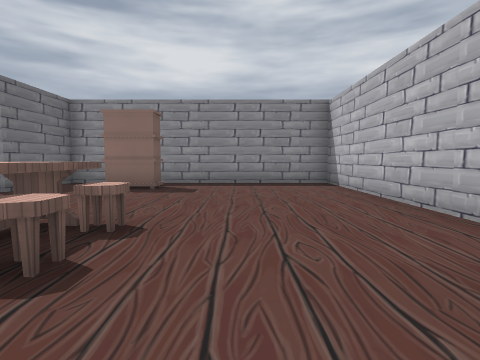
view 1 (above)

19 first-person views from a walk through a level from a Godot 3-D game. The camera is 1.3 m above the floor, tilts 4° down and sees 80° across. The floor is counted in squares, 2 m on a side. Each view is taken from the middle of a square. On the plan, view 1 faces up. The plan holds only what a view shows up to about 9 squares ahead; the rest is blank. The place goes on beyond the plan. Characters and animated objects are left out. Some surface patterns are stand-ins.

view 2
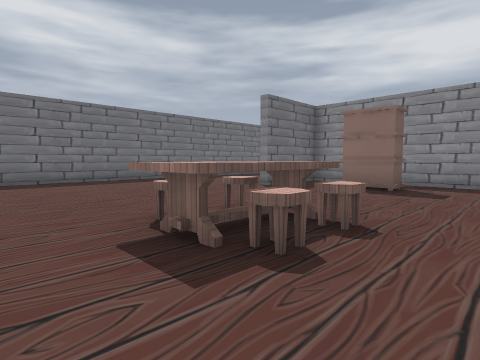

view 3
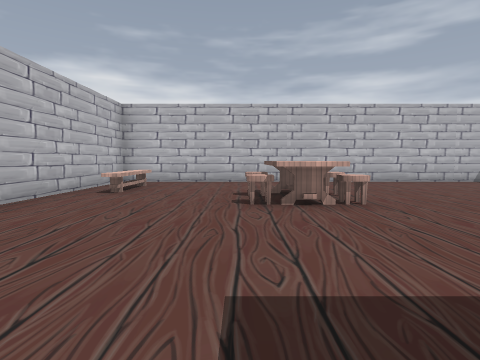

view 4
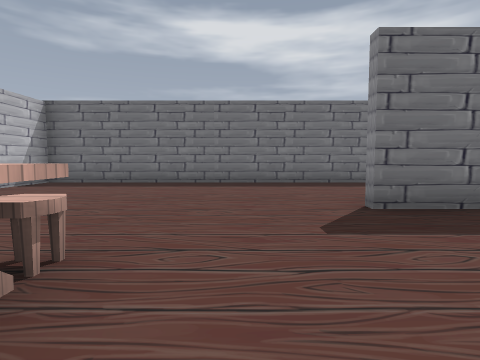

view 5
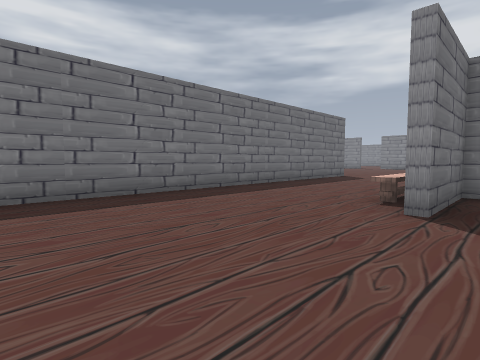

view 6
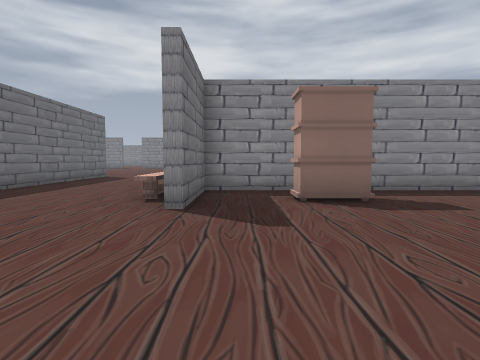

view 7
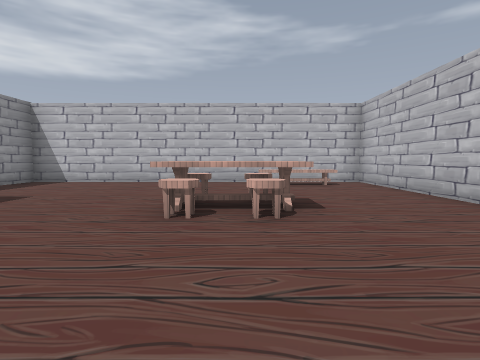

view 8
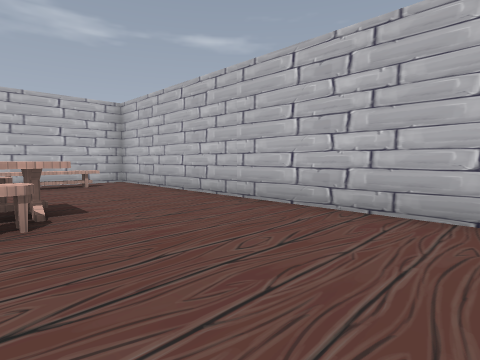

view 9
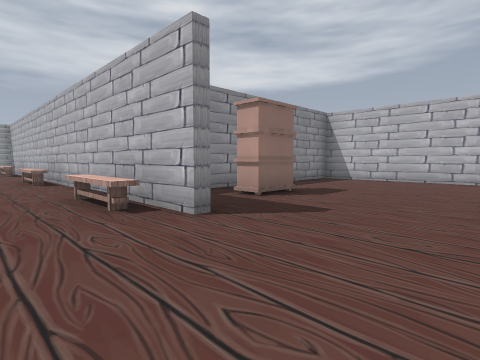

view 10
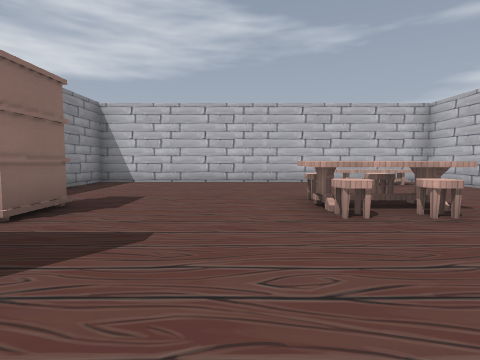

view 11
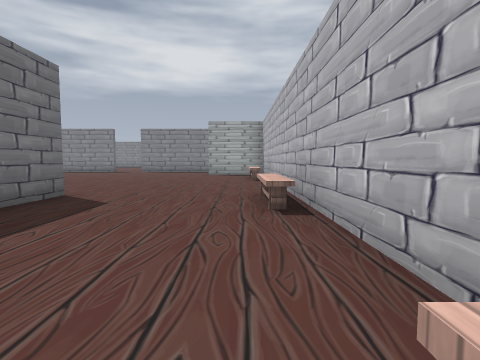

view 12
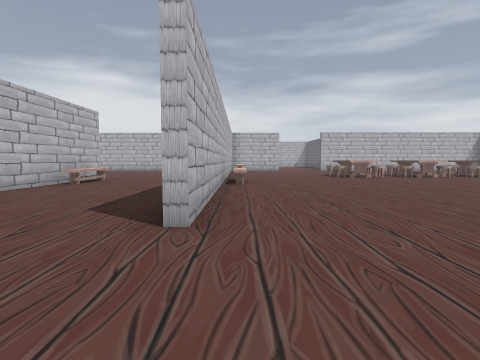

view 13
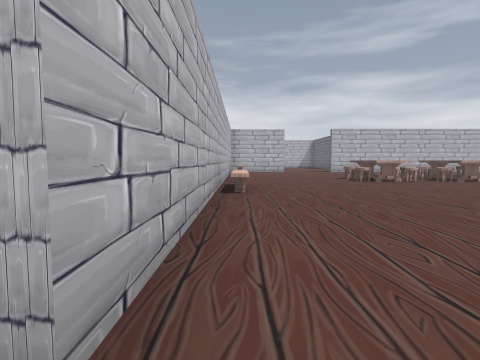

view 14
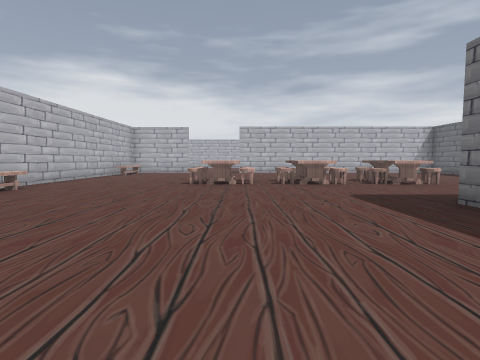

view 15
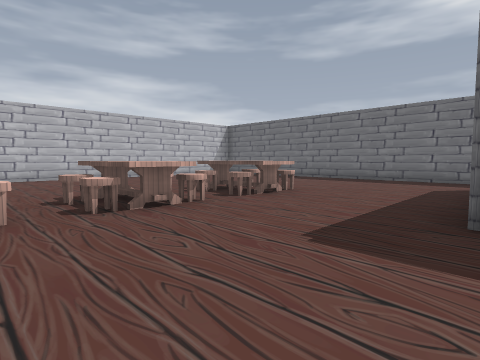

view 16
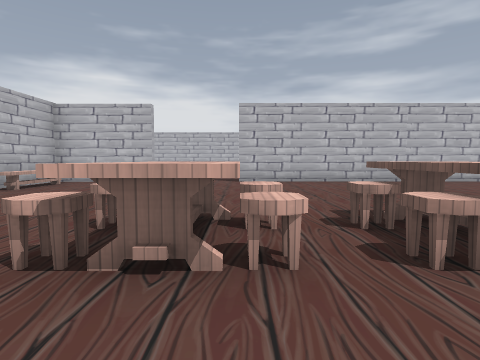

view 17
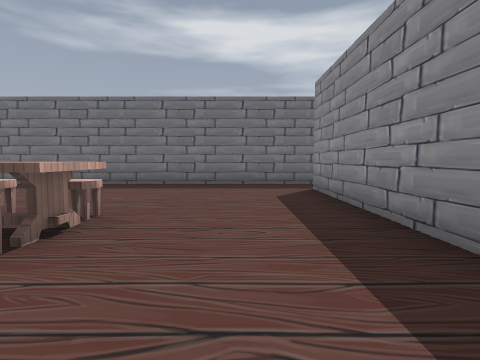

view 18
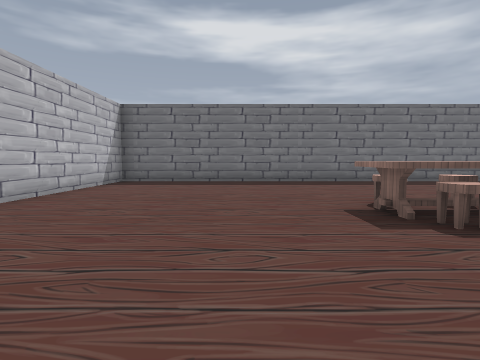

view 19
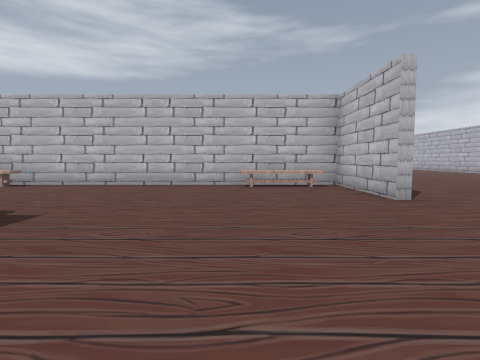

### Floor plan
Points are (right, up) in squares from view 1. A wall is a line through its corners. A room is listed if a view was taken in it or the views show most of it. See-through windows are left out.
Room 1 (views 1, 2, 3, 4, 5, 6, 7, 8, 9, 10, 11)
walls: (-5, 5.7) (-5, 6.5); (-4.8, 6.5) (-4.8, 5.7); (-5, 8.4) (-5, 11.5); (-9.3, -1.5) (2.5, -1.5) (2.5, 8.1) (-4.5, 8.1); (-9.3, 12.4) (-9.3, 0.5)
ways out: opening at (-9, -0.5) to room 2; opening at (-9, 7) to room 2; opening at (-7, 11.3) to room 2
objects: bench (-5, 7) to (-5, 8); stool (-3, 2); stool (-3, 3); closet (-3, 7) to (-2, 7); table (-2, 1) to (-2, 3); stool (-1, 2); stool (-1, 3); bench (2, 0) to (2, 1)
Room 2 (views 12, 13, 14, 15, 16, 17, 18, 19)
walls: (-5, 13.4) (-5, 14.4); (-9.3, 13.4) (-9.3, 12.4); (-9.5, 8.6) (-9.5, 13.4); (-5, 16.5) (-5, 17); (-18.3, 9.2) (-18.3, 8.6); (-9.5, 0.5) (-9.5, 6.5); (-18.9, 8.6) (-23.4, 8.6); (-12.5, -1.5) (-9.5, -1.5); (-24.8, 9.4) (-24.8, -1.5) (-14.9, -1.5)
ways out: opening at (-9, -0.5) to room 1; opening at (-9, 7) to room 1; opening at (-7, 11.3) to room 1; opening at (-24, 9); opening at (-13.5, -2)
objects: stool (-20, 4); stool (-20, 5); stool (-19, 4); stool (-19, 5); other object (-18, 4); stool (-18, 5); table (-17, 4) to (-17, 5); stool (-16, 4); stool (-16, 5); stool (-15, 4); stool (-15, 5); stool (-14, 4); stool (-14, 5); bench (-10, -1) to (-10, 1); bench (-10, 7) to (-10, 8); bench (-5, 12) to (-5, 13); other object (-5, 18)

Where each view was taken, in squares from view 1:
view 1: 0 up, 0 right, facing up
view 2: 0 up, 0 right, facing up-left
view 3: 7 up, 1 left, facing down
view 4: 4 up, 1 left, facing left
view 5: 2 up, 4 left, facing up-left
view 6: 2 up, 4 left, facing up
view 7: 2 up, 6 left, facing right
view 8: 2 up, 6 left, facing down-right
view 9: 3 up, 7 left, facing up-right
view 10: 4 up, 6 left, facing right
view 11: 8 up, 6 left, facing up
view 12: 16 up, 10 left, facing down
view 13: 14 up, 10 left, facing down
view 14: 13 up, 15 left, facing down
view 15: 9 up, 15 left, facing down-left
view 16: 7 up, 15 left, facing down
view 17: 7 up, 17 left, facing left
view 18: 2 up, 16 left, facing left
view 19: 1 up, 17 left, facing right
